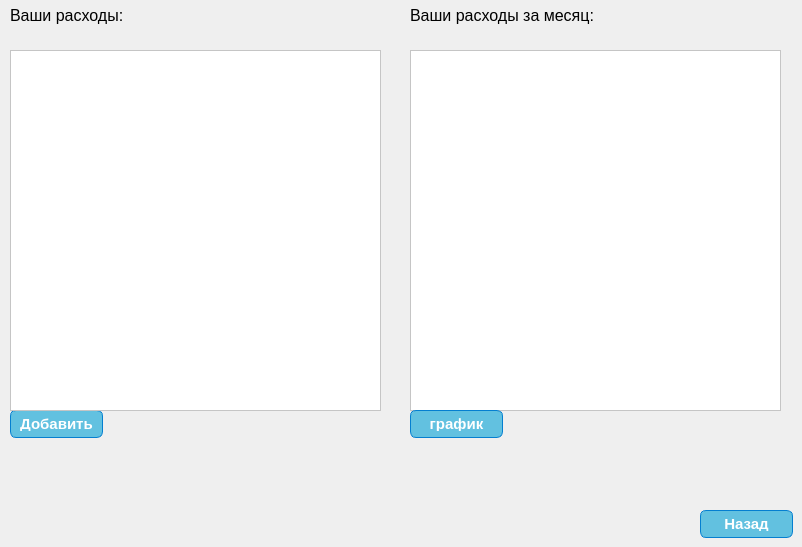
    <widget class="QWidget" name="page_2">
     <widget class="QPushButton" name="add_expance">
      <property name="geometry">
       <rect>
        <x>10</x>
        <y>410</y>
        <width>93</width>
        <height>28</height>
       </rect>
      </property>
      <property name="styleSheet">
       <string notr="true">#add_expance {
	background:linear-gradient(to bottom, #62c1e0 5%, #019ad2 100%);
	background-color:#62c1e0;
	border-radius:6px;
	border:1px solid #057fd0;
	color:#ffffff;
	font-family:Arial;
	font-size:15px;
	font-weight:bold;
	padding:6px 6px;
	text-decoration:none;
}
#add_expance:hover {
	background:linear-gradient(to bottom, #019ad2 5%, #62c1e0 100%);
	background-color:#019ad2;
}
#add_expance:active {
	position:relative;
	top:1px;
}
</string>
      </property>
      <property name="text">
       <string>Добавить</string>
      </property>
     </widget>
     <widget class="QListWidget" name="expances_list">
      <property name="geometry">
       <rect>
        <x>10</x>
        <y>50</y>
        <width>371</width>
        <height>361</height>
       </rect>
      </property>
      <property name="palette">
       <palette>
        <active>
         <colorrole role="Button">
          <brush brushstyle="SolidPattern">
           <color alpha="255">
            <red>255</red>
            <green>255</green>
            <blue>255</blue>
           </color>
          </brush>
         </colorrole>
         <colorrole role="Base">
          <brush brushstyle="SolidPattern">
           <color alpha="255">
            <red>255</red>
            <green>255</green>
            <blue>255</blue>
           </color>
          </brush>
         </colorrole>
         <colorrole role="Window">
          <brush brushstyle="SolidPattern">
           <color alpha="255">
            <red>255</red>
            <green>255</green>
            <blue>255</blue>
           </color>
          </brush>
         </colorrole>
        </active>
        <inactive>
         <colorrole role="Button">
          <brush brushstyle="SolidPattern">
           <color alpha="255">
            <red>255</red>
            <green>255</green>
            <blue>255</blue>
           </color>
          </brush>
         </colorrole>
         <colorrole role="Base">
          <brush brushstyle="SolidPattern">
           <color alpha="255">
            <red>255</red>
            <green>255</green>
            <blue>255</blue>
           </color>
          </brush>
         </colorrole>
         <colorrole role="Window">
          <brush brushstyle="SolidPattern">
           <color alpha="255">
            <red>255</red>
            <green>255</green>
            <blue>255</blue>
           </color>
          </brush>
         </colorrole>
        </inactive>
        <disabled>
         <colorrole role="Button">
          <brush brushstyle="SolidPattern">
           <color alpha="255">
            <red>255</red>
            <green>255</green>
            <blue>255</blue>
           </color>
          </brush>
         </colorrole>
         <colorrole role="Base">
          <brush brushstyle="SolidPattern">
           <color alpha="255">
            <red>255</red>
            <green>255</green>
            <blue>255</blue>
           </color>
          </brush>
         </colorrole>
         <colorrole role="Window">
          <brush brushstyle="SolidPattern">
           <color alpha="255">
            <red>255</red>
            <green>255</green>
            <blue>255</blue>
           </color>
          </brush>
         </colorrole>
        </disabled>
       </palette>
      </property>
      <property name="styleSheet">
       <string notr="true">background-color: #FFFFFF;</string>
      </property>
      <property name="sizeAdjustPolicy">
       <enum>QAbstractScrollArea::AdjustIgnored</enum>
      </property>
     </widget>
     <widget class="QLabel" name="label_8">
      <property name="geometry">
       <rect>
        <x>10</x>
        <y>0</y>
        <width>141</width>
        <height>31</height>
       </rect>
      </property>
      <property name="font">
       <font>
        <pointsize>12</pointsize>
       </font>
      </property>
      <property name="text">
       <string>Ваши расходы:</string>
      </property>
     </widget>
     <widget class="QPushButton" name="back_from_expance">
      <property name="geometry">
       <rect>
        <x>700</x>
        <y>510</y>
        <width>93</width>
        <height>28</height>
       </rect>
      </property>
      <property name="styleSheet">
       <string notr="true">#back_from_expance {
	background:linear-gradient(to bottom, #62c1e0 5%, #019ad2 100%);
	background-color:#62c1e0;
	border-radius:6px;
	border:1px solid #057fd0;
	color:#ffffff;
	font-family:Arial;
	font-size:15px;
	font-weight:bold;
	padding:6px 6px;
	text-decoration:none;
}
#back_from_expance:hover {
	background:linear-gradient(to bottom, #019ad2 5%, #62c1e0 100%);
	background-color:#019ad2;
}
#back_from_expance:active {
	position:relative;
	top:1px;
}
</string>
      </property>
      <property name="text">
       <string>Назад</string>
      </property>
     </widget>
     <widget class="QListWidget" name="month_expances_list">
      <property name="geometry">
       <rect>
        <x>410</x>
        <y>50</y>
        <width>371</width>
        <height>361</height>
       </rect>
      </property>
      <property name="palette">
       <palette>
        <active>
         <colorrole role="Button">
          <brush brushstyle="SolidPattern">
           <color alpha="255">
            <red>255</red>
            <green>255</green>
            <blue>255</blue>
           </color>
          </brush>
         </colorrole>
         <colorrole role="Base">
          <brush brushstyle="SolidPattern">
           <color alpha="255">
            <red>255</red>
            <green>255</green>
            <blue>255</blue>
           </color>
          </brush>
         </colorrole>
         <colorrole role="Window">
          <brush brushstyle="SolidPattern">
           <color alpha="255">
            <red>255</red>
            <green>255</green>
            <blue>255</blue>
           </color>
          </brush>
         </colorrole>
        </active>
        <inactive>
         <colorrole role="Button">
          <brush brushstyle="SolidPattern">
           <color alpha="255">
            <red>255</red>
            <green>255</green>
            <blue>255</blue>
           </color>
          </brush>
         </colorrole>
         <colorrole role="Base">
          <brush brushstyle="SolidPattern">
           <color alpha="255">
            <red>255</red>
            <green>255</green>
            <blue>255</blue>
           </color>
          </brush>
         </colorrole>
         <colorrole role="Window">
          <brush brushstyle="SolidPattern">
           <color alpha="255">
            <red>255</red>
            <green>255</green>
            <blue>255</blue>
           </color>
          </brush>
         </colorrole>
        </inactive>
        <disabled>
         <colorrole role="Button">
          <brush brushstyle="SolidPattern">
           <color alpha="255">
            <red>255</red>
            <green>255</green>
            <blue>255</blue>
           </color>
          </brush>
         </colorrole>
         <colorrole role="Base">
          <brush brushstyle="SolidPattern">
           <color alpha="255">
            <red>255</red>
            <green>255</green>
            <blue>255</blue>
           </color>
          </brush>
         </colorrole>
         <colorrole role="Window">
          <brush brushstyle="SolidPattern">
           <color alpha="255">
            <red>255</red>
            <green>255</green>
            <blue>255</blue>
           </color>
          </brush>
         </colorrole>
        </disabled>
       </palette>
      </property>
      <property name="styleSheet">
       <string notr="true">background-color: #FFFFFF;</string>
      </property>
     </widget>
     <widget class="QLabel" name="month_expance_label">
      <property name="geometry">
       <rect>
        <x>410</x>
        <y>0</y>
        <width>231</width>
        <height>31</height>
       </rect>
      </property>
      <property name="font">
       <font>
        <pointsize>12</pointsize>
       </font>
      </property>
      <property name="text">
       <string>Ваши расходы за месяц:</string>
      </property>
     </widget>
     <widget class="QPushButton" name="plot">
      <property name="geometry">
       <rect>
        <x>410</x>
        <y>410</y>
        <width>93</width>
        <height>28</height>
       </rect>
      </property>
      <property name="styleSheet">
       <string notr="true">#plot {
	background:linear-gradient(to bottom, #62c1e0 5%, #019ad2 100%);
	background-color:#62c1e0;
	border-radius:6px;
	border:1px solid #057fd0;
	color:#ffffff;
	font-family:Arial;
	font-size:15px;
	font-weight:bold;
	padding:6px 6px;
	text-decoration:none;
}
#plot:hover {
	background:linear-gradient(to bottom, #019ad2 5%, #62c1e0 100%);
	background-color:#019ad2;
}
#plot:active {
	position:relative;
	top:1px;
}
</string>
      </property>
      <property name="text">
       <string>график</string>
      </property>
     </widget>
    </widget>
